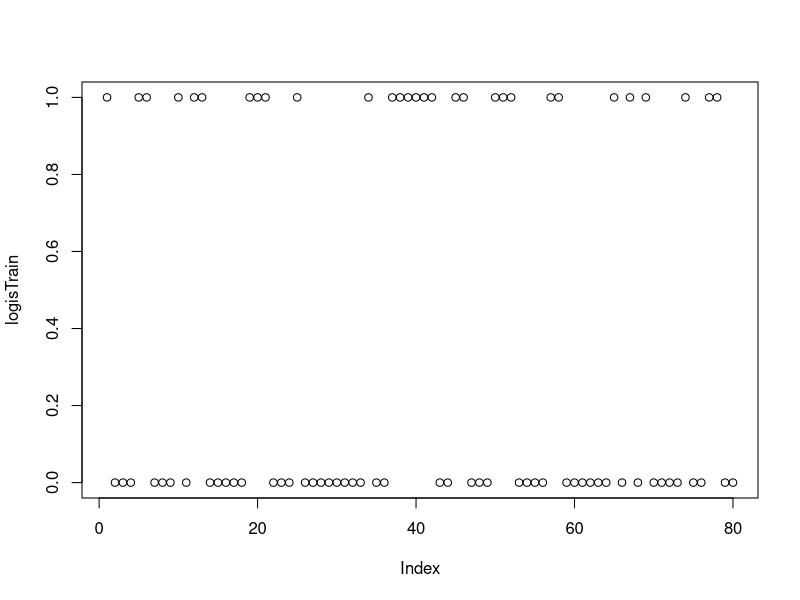
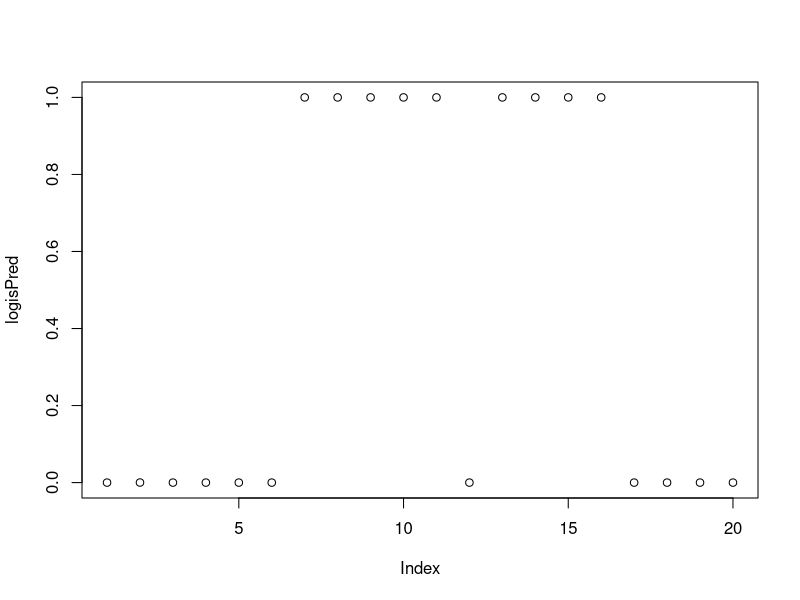

Reproduce these figures in R, in order. (Note: this script raises an error after producing the figures.)
#reads a file in a table format and creates a data frame from it
setwd("~/r_studio/week 8")
#automotive crash testing

crashTest_1 = read.csv("crashTest_1.csv", row.names=1)
crashTest_1_TEST= read.csv("crashTest_1_TEST.csv", row.names=1)
#View(crashTest_1)
#View(crashTest_1_TEST)

#structure of data str(crashTest_1)
#summary(crashTest_1)
#summary(crashTest_1_TEST)
#glm generalized linear moel
#glm(formula, data, family)
# Example: Fitting a logistic regression model
# Convert CarType to factor
crashTest_1$CarType <- factor(crashTest_1$CarType)

# Display frequency table
table(crashTest_1$CarType)



logisfit <- glm(formula = crashTest_1$CarType ~ ., family = 'binomial', data = crashTest_1)
#binomial corresponds to logistic regression

#logisfit
#summary(logisfit)

#finding the odds
logisTrain = predict(logisfit, type = 'response')

plot(logisTrain)

#classes are well separated
#which side belongs to which carType
#mean of probabilities
#this helps us identify the probabilities  associated with the two classes
#tapply(logisTrain, crashTest_1$CarType, mean)

#lower probability hatchback
#higher probability SUV


#predicting on test set
logisPred = predict(logisfit, newdata = crashTest_1_TEST, type = 'response')
plot(logisPred)



#results 
crashTest_1_TEST[logisPred<=0.5, "LogisPred"] <-"Hatchback"

crashTest_1_TEST[logisPred>0.5, "LogisPred"] <-"SUV"




confusionMatrix(table(crashTest_1_TEST[,7],
                      crashTest_1_TEST[,6]), positive= 'Hatchback')







